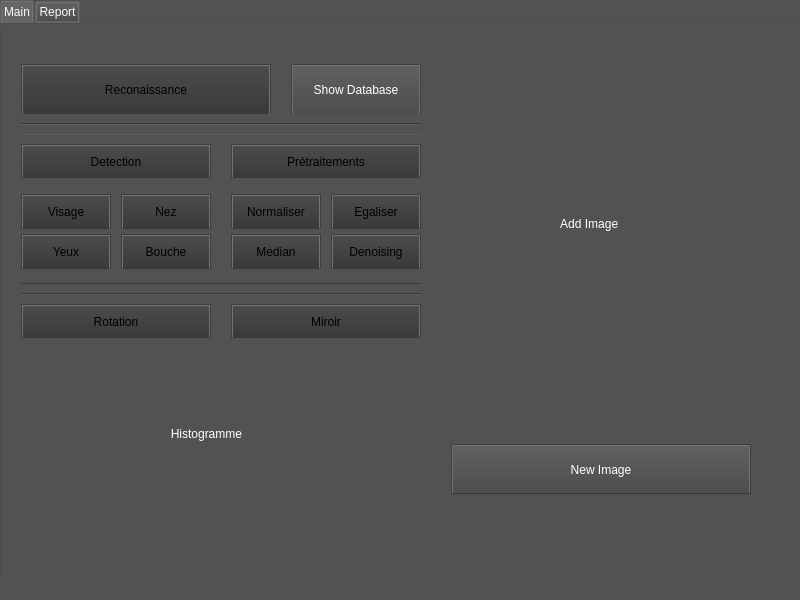
<?xml version="1.0" encoding="UTF-8"?>
<ui version="4.0">
 <class>MainWindow</class>
 <widget class="QMainWindow" name="MainWindow">
  <property name="geometry">
   <rect>
    <x>0</x>
    <y>0</y>
    <width>800</width>
    <height>600</height>
   </rect>
  </property>
  <property name="windowTitle">
   <string>MainWindow</string>
  </property>
  <property name="styleSheet">
   <string notr="true">/*
ElegantDark Style Sheet for QT Applications
Author: Jaime A. Quiroga P.
Company: GTRONICK
Last updated: 17/04/2018
Available at: https://github.com/GTRONICK/QSS/blob/master/ElegantDark.qss
*/
* {
	background-color:rgb(82, 82, 82);
}
QTextEdit {
	background-color:rgb(42, 42, 42);
	color: rgb(0, 255, 0);
}
QPushButton{
	border-style: outset;
	border-width: 2px;
	border-top-color: qlineargradient(spread:pad, x1:0.5, y1:0.6, x2:0.5, y2:0.4, stop:0 rgba(115, 115, 115, 255), stop:1 rgba(62, 62, 62, 255));
	border-right-color: qlineargradient(spread:pad, x1:0.4, y1:0.5, x2:0.6, y2:0.5, stop:0 rgba(115, 115, 115, 255), stop:1 rgba(62, 62, 62, 255));
	border-left-color: qlineargradient(spread:pad, x1:0.6, y1:0.5, x2:0.4, y2:0.5, stop:0 rgba(115, 115, 115, 255), stop:1 rgba(62, 62, 62, 255));
	border-bottom-color: rgb(58, 58, 58);
	border-bottom-width: 1px;
	border-style: solid;
	color: rgb(255, 255, 255);
	padding: 2px;
	background-color: qlineargradient(spread:pad, x1:0.5, y1:1, x2:0.5, y2:0, stop:0 rgba(77, 77, 77, 255), stop:1 rgba(97, 97, 97, 255));
}
QPushButton:hover{
	border-style: outset;
	border-width: 2px;
	border-top-color: qlineargradient(spread:pad, x1:0.5, y1:0.6, x2:0.5, y2:0.4, stop:0 rgba(180, 180, 180, 255), stop:1 rgba(110, 110, 110, 255));
	border-right-color: qlineargradient(spread:pad, x1:0.4, y1:0.5, x2:0.6, y2:0.5, stop:0 rgba(180, 180, 180, 255), stop:1 rgba(110, 110, 110, 255));
	border-left-color: qlineargradient(spread:pad, x1:0.6, y1:0.5, x2:0.4, y2:0.5, stop:0 rgba(180, 180, 180, 255), stop:1 rgba(110, 110, 110, 255));
	border-bottom-color: rgb(115, 115, 115);
	border-bottom-width: 1px;
	border-style: solid;
	color: rgb(255, 255, 255);
	padding: 2px;
	background-color: qlineargradient(spread:pad, x1:0.5, y1:1, x2:0.5, y2:0, stop:0 rgba(107, 107, 107, 255), stop:1 rgba(157, 157, 157, 255));
}
QPushButton:pressed{
	border-style: outset;
	border-width: 2px;
	border-top-color: qlineargradient(spread:pad, x1:0.5, y1:0.6, x2:0.5, y2:0.4, stop:0 rgba(62, 62, 62, 255), stop:1 rgba(22, 22, 22, 255));
	border-right-color: qlineargradient(spread:pad, x1:0.4, y1:0.5, x2:0.6, y2:0.5, stop:0 rgba(115, 115, 115, 255), stop:1 rgba(62, 62, 62, 255));
	border-left-color: qlineargradient(spread:pad, x1:0.6, y1:0.5, x2:0.4, y2:0.5, stop:0 rgba(115, 115, 115, 255), stop:1 rgba(62, 62, 62, 255));
	border-bottom-color: rgb(58, 58, 58);
	border-bottom-width: 1px;
	border-style: solid;
	color: rgb(255, 255, 255);
	padding: 2px;
	background-color: qlineargradient(spread:pad, x1:0.5, y1:1, x2:0.5, y2:0, stop:0 rgba(77, 77, 77, 255), stop:1 rgba(97, 97, 97, 255));
}
QPushButton:disabled{
	border-style: outset;
	border-width: 2px;
	border-top-color: qlineargradient(spread:pad, x1:0.5, y1:0.6, x2:0.5, y2:0.4, stop:0 rgba(115, 115, 115, 255), stop:1 rgba(62, 62, 62, 255));
	border-right-color: qlineargradient(spread:pad, x1:0.4, y1:0.5, x2:0.6, y2:0.5, stop:0 rgba(115, 115, 115, 255), stop:1 rgba(62, 62, 62, 255));
	border-left-color: qlineargradient(spread:pad, x1:0.6, y1:0.5, x2:0.4, y2:0.5, stop:0 rgba(115, 115, 115, 255), stop:1 rgba(62, 62, 62, 255));
	border-bottom-color: rgb(58, 58, 58);
	border-bottom-width: 1px;
	border-style: solid;
	color: rgb(0, 0, 0);
	padding: 2px;
	background-color: qlineargradient(spread:pad, x1:0.5, y1:1, x2:0.5, y2:0, stop:0 rgba(57, 57, 57, 255), stop:1 rgba(77, 77, 77, 255));
}
QLineEdit {
	border-width: 1px; border-radius: 4px;
	border-color: rgb(58, 58, 58);
	border-style: inset;
	padding: 0 8px;
	color: rgb(255, 255, 255);
	background:rgb(100, 100, 100);
	selection-background-color: rgb(187, 187, 187);
	selection-color: rgb(60, 63, 65);
}
QLabel {
	color:rgb(255,255,255);	
}
QProgressBar {
	text-align: center;
	color: rgb(240, 240, 240);
	border-width: 1px; 
	border-radius: 10px;
	border-color: rgb(58, 58, 58);
	border-style: inset;
	background-color:rgb(77,77,77);
}
QProgressBar::chunk {
	background-color: qlineargradient(spread:pad, x1:0.5, y1:0.7, x2:0.5, y2:0.3, stop:0 rgba(87, 97, 106, 255), stop:1 rgba(93, 103, 113, 255));
	border-radius: 5px;
}
QMenuBar {
	background:rgb(82, 82, 82);
}
QMenuBar::item {
	color:rgb(223,219,210);
	spacing: 3px;
	padding: 1px 4px;
	background: transparent;
}

QMenuBar::item:selected {
	background:rgb(115, 115, 115);
}
QMenu::item:selected {
	color:rgb(255,255,255);
	border-width:2px;
	border-style:solid;
	padding-left:18px;
	padding-right:8px;
	padding-top:2px;
	padding-bottom:3px;
	background:qlineargradient(spread:pad, x1:0.5, y1:0.7, x2:0.5, y2:0.3, stop:0 rgba(87, 97, 106, 255), stop:1 rgba(93, 103, 113, 255));
	border-top-color: qlineargradient(spread:pad, x1:0.5, y1:0.6, x2:0.5, y2:0.4, stop:0 rgba(115, 115, 115, 255), stop:1 rgba(62, 62, 62, 255));
	border-right-color: qlineargradient(spread:pad, x1:0.4, y1:0.5, x2:0.6, y2:0.5, stop:0 rgba(115, 115, 115, 255), stop:1 rgba(62, 62, 62, 255));
	border-left-color: qlineargradient(spread:pad, x1:0.6, y1:0.5, x2:0.4, y2:0.5, stop:0 rgba(115, 115, 115, 255), stop:1 rgba(62, 62, 62, 255));
	border-bottom-color: rgb(58, 58, 58);
	border-bottom-width: 1px;
}
QMenu::item {
	color:rgb(223,219,210);
	background-color:rgb(78,78,78);
	padding-left:20px;
	padding-top:4px;
	padding-bottom:4px;
	padding-right:10px;
}
QMenu{
	background-color:rgb(78,78,78);
}
QTabWidget {
	color:rgb(0,0,0);
	background-color:rgb(247,246,246);
}
QTabWidget::pane {
		border-color: rgb(77,77,77);
		background-color:rgb(101,101,101);
		border-style: solid;
		border-width: 1px;
    	border-radius: 6px;
}
QTabBar::tab {
	padding:2px;
	color:rgb(250,250,250);
  	background-color: qlineargradient(spread:pad, x1:0.5, y1:1, x2:0.5, y2:0, stop:0 rgba(77, 77, 77, 255), stop:1 rgba(97, 97, 97, 255));
	border-style: solid;
	border-width: 2px;
  	border-top-right-radius:4px;
   border-top-left-radius:4px;
	border-top-color: qlineargradient(spread:pad, x1:0.5, y1:0.6, x2:0.5, y2:0.4, stop:0 rgba(115, 115, 115, 255), stop:1 rgba(95, 92, 93, 255));
	border-right-color: qlineargradient(spread:pad, x1:0.4, y1:0.5, x2:0.6, y2:0.5, stop:0 rgba(115, 115, 115, 255), stop:1 rgba(95, 92, 93, 255));
	border-left-color: qlineargradient(spread:pad, x1:0.6, y1:0.5, x2:0.4, y2:0.5, stop:0 rgba(115, 115, 115, 255), stop:1 rgba(95, 92, 93, 255));
	border-bottom-color: rgb(101,101,101);
}
QTabBar::tab:selected, QTabBar::tab:last:selected, QTabBar::tab:hover {
  	background-color:rgb(101,101,101);
  	margin-left: 0px;
  	margin-right: 1px;
}
QTabBar::tab:!selected {
    	margin-top: 1px;
		margin-right: 1px;
}
QCheckBox {
	color:rgb(223,219,210);
	padding: 2px;
}
QCheckBox:hover {
	border-radius:4px;
	border-style:solid;
	padding-left: 1px;
	padding-right: 1px;
	padding-bottom: 1px;
	padding-top: 1px;
	border-width:1px;
	border-color: rgb(87, 97, 106);
	background-color:qlineargradient(spread:pad, x1:0.5, y1:0.7, x2:0.5, y2:0.3, stop:0 rgba(87, 97, 106, 150), stop:1 rgba(93, 103, 113, 150));
}
QCheckBox::indicator:checked {
	border-radius:4px;
	border-style:solid;
	border-width:1px;
	border-color: rgb(180,180,180);
  	background-color:qlineargradient(spread:pad, x1:0.5, y1:0.7, x2:0.5, y2:0.3, stop:0 rgba(87, 97, 106, 255), stop:1 rgba(93, 103, 113, 255));
}
QCheckBox::indicator:unchecked {
	border-radius:4px;
	border-style:solid;
	border-width:1px;
	border-color: rgb(87, 97, 106);
  	background-color:rgb(255,255,255);
}
QStatusBar {
	color:rgb(240,240,240);
}</string>
  </property>
  <widget class="QWidget" name="centralwidget">
   <widget class="QTabWidget" name="tabWidget">
    <property name="geometry">
     <rect>
      <x>0</x>
      <y>0</y>
      <width>801</width>
      <height>581</height>
     </rect>
    </property>
    <property name="currentIndex">
     <number>0</number>
    </property>
    <property name="usesScrollButtons">
     <bool>false</bool>
    </property>
    <property name="tabsClosable">
     <bool>false</bool>
    </property>
    <property name="tabBarAutoHide">
     <bool>false</bool>
    </property>
    <widget class="QWidget" name="Main">
     <attribute name="title">
      <string>Main</string>
     </attribute>
     <widget class="QPushButton" name="imgChanger">
      <property name="geometry">
       <rect>
        <x>450</x>
        <y>420</y>
        <width>300</width>
        <height>50</height>
       </rect>
      </property>
      <property name="text">
       <string>New Image</string>
      </property>
     </widget>
     <widget class="QLabel" name="MyImage">
      <property name="geometry">
       <rect>
        <x>450</x>
        <y>50</y>
        <width>300</width>
        <height>300</height>
       </rect>
      </property>
      <property name="text">
       <string>                                 Add Image</string>
      </property>
      <property name="scaledContents">
       <bool>true</bool>
      </property>
      <property name="margin">
       <number>0</number>
      </property>
     </widget>
     <widget class="QPushButton" name="showDatabase">
      <property name="geometry">
       <rect>
        <x>290</x>
        <y>40</y>
        <width>130</width>
        <height>51</height>
       </rect>
      </property>
      <property name="text">
       <string>Show Database</string>
      </property>
     </widget>
     <widget class="QPushButton" name="Reconaissance">
      <property name="enabled">
       <bool>false</bool>
      </property>
      <property name="geometry">
       <rect>
        <x>20</x>
        <y>40</y>
        <width>250</width>
        <height>51</height>
       </rect>
      </property>
      <property name="text">
       <string>Reconaissance</string>
      </property>
     </widget>
     <widget class="QPushButton" name="Detection">
      <property name="enabled">
       <bool>false</bool>
      </property>
      <property name="geometry">
       <rect>
        <x>20</x>
        <y>120</y>
        <width>190</width>
        <height>34</height>
       </rect>
      </property>
      <property name="text">
       <string>Detection</string>
      </property>
     </widget>
     <widget class="QPushButton" name="Pretraitement">
      <property name="enabled">
       <bool>false</bool>
      </property>
      <property name="geometry">
       <rect>
        <x>230</x>
        <y>120</y>
        <width>190</width>
        <height>34</height>
       </rect>
      </property>
      <property name="text">
       <string>Prétraitements</string>
      </property>
     </widget>
     <widget class="QPushButton" name="DVisage">
      <property name="enabled">
       <bool>false</bool>
      </property>
      <property name="geometry">
       <rect>
        <x>20</x>
        <y>170</y>
        <width>90</width>
        <height>35</height>
       </rect>
      </property>
      <property name="text">
       <string>Visage</string>
      </property>
     </widget>
     <widget class="QPushButton" name="DNez">
      <property name="enabled">
       <bool>false</bool>
      </property>
      <property name="geometry">
       <rect>
        <x>120</x>
        <y>170</y>
        <width>90</width>
        <height>35</height>
       </rect>
      </property>
      <property name="text">
       <string>Nez</string>
      </property>
     </widget>
     <widget class="QPushButton" name="DBouche">
      <property name="enabled">
       <bool>false</bool>
      </property>
      <property name="geometry">
       <rect>
        <x>120</x>
        <y>210</y>
        <width>90</width>
        <height>35</height>
       </rect>
      </property>
      <property name="text">
       <string>Bouche</string>
      </property>
     </widget>
     <widget class="QPushButton" name="DYeux">
      <property name="enabled">
       <bool>false</bool>
      </property>
      <property name="geometry">
       <rect>
        <x>20</x>
        <y>210</y>
        <width>90</width>
        <height>35</height>
       </rect>
      </property>
      <property name="text">
       <string>Yeux</string>
      </property>
     </widget>
     <widget class="QPushButton" name="Denoising">
      <property name="enabled">
       <bool>false</bool>
      </property>
      <property name="geometry">
       <rect>
        <x>330</x>
        <y>210</y>
        <width>90</width>
        <height>35</height>
       </rect>
      </property>
      <property name="text">
       <string>Denoising</string>
      </property>
     </widget>
     <widget class="QPushButton" name="Median">
      <property name="enabled">
       <bool>false</bool>
      </property>
      <property name="geometry">
       <rect>
        <x>230</x>
        <y>210</y>
        <width>90</width>
        <height>35</height>
       </rect>
      </property>
      <property name="text">
       <string>Median</string>
      </property>
     </widget>
     <widget class="QPushButton" name="Egaliser">
      <property name="enabled">
       <bool>false</bool>
      </property>
      <property name="geometry">
       <rect>
        <x>330</x>
        <y>170</y>
        <width>90</width>
        <height>35</height>
       </rect>
      </property>
      <property name="text">
       <string>Egaliser</string>
      </property>
     </widget>
     <widget class="QPushButton" name="Norm">
      <property name="enabled">
       <bool>false</bool>
      </property>
      <property name="geometry">
       <rect>
        <x>230</x>
        <y>170</y>
        <width>90</width>
        <height>35</height>
       </rect>
      </property>
      <property name="text">
       <string>Normaliser</string>
      </property>
     </widget>
     <widget class="QPushButton" name="Miroir">
      <property name="enabled">
       <bool>false</bool>
      </property>
      <property name="geometry">
       <rect>
        <x>230</x>
        <y>280</y>
        <width>190</width>
        <height>34</height>
       </rect>
      </property>
      <property name="text">
       <string>Miroir</string>
      </property>
     </widget>
     <widget class="QPushButton" name="Rotation">
      <property name="enabled">
       <bool>false</bool>
      </property>
      <property name="geometry">
       <rect>
        <x>20</x>
        <y>280</y>
        <width>190</width>
        <height>34</height>
       </rect>
      </property>
      <property name="text">
       <string>Rotation</string>
      </property>
     </widget>
     <widget class="Line" name="line">
      <property name="geometry">
       <rect>
        <x>20</x>
        <y>100</y>
        <width>400</width>
        <height>20</height>
       </rect>
      </property>
      <property name="orientation">
       <enum>Qt::Horizontal</enum>
      </property>
     </widget>
     <widget class="Line" name="line_2">
      <property name="geometry">
       <rect>
        <x>20</x>
        <y>250</y>
        <width>400</width>
        <height>20</height>
       </rect>
      </property>
      <property name="orientation">
       <enum>Qt::Horizontal</enum>
      </property>
     </widget>
     <widget class="Line" name="line_3">
      <property name="geometry">
       <rect>
        <x>20</x>
        <y>260</y>
        <width>400</width>
        <height>20</height>
       </rect>
      </property>
      <property name="orientation">
       <enum>Qt::Horizontal</enum>
      </property>
     </widget>
     <widget class="Line" name="line_4">
      <property name="geometry">
       <rect>
        <x>20</x>
        <y>90</y>
        <width>400</width>
        <height>20</height>
       </rect>
      </property>
      <property name="orientation">
       <enum>Qt::Horizontal</enum>
      </property>
     </widget>
     <widget class="QLabel" name="label">
      <property name="geometry">
       <rect>
        <x>20</x>
        <y>340</y>
        <width>400</width>
        <height>140</height>
       </rect>
      </property>
      <property name="styleSheet">
       <string notr="true">Qlabel{
background: qlineargradient(spread:pad, x1:0, y1:1, x2:0, y2:0, stop:0 rgba(0, 0, 0, 255), stop:0.05 rgba(14, 8, 73, 255), stop:0.36 rgba(28, 17, 145, 255), stop:0.6 rgba(126, 14, 81, 255), stop:0.75 rgba(234, 11, 11, 255), stop:0.79 rgba(244, 70, 5, 255), stop:0.86 rgba(255, 136, 0, 255), stop:0.935 rgba(239, 236, 55, 255))}</string>
      </property>
      <property name="text">
       <string>                                             Histogramme</string>
      </property>
     </widget>
    </widget>
    <widget class="QWidget" name="Report">
     <property name="enabled">
      <bool>true</bool>
     </property>
     <attribute name="title">
      <string>Report</string>
     </attribute>
    </widget>
   </widget>
  </widget>
  <widget class="QMenuBar" name="menubar">
   <property name="geometry">
    <rect>
     <x>0</x>
     <y>0</y>
     <width>800</width>
     <height>18</height>
    </rect>
   </property>
  </widget>
  <widget class="QStatusBar" name="statusbar"/>
 </widget>
 <resources/>
 <connections/>
</ui>
